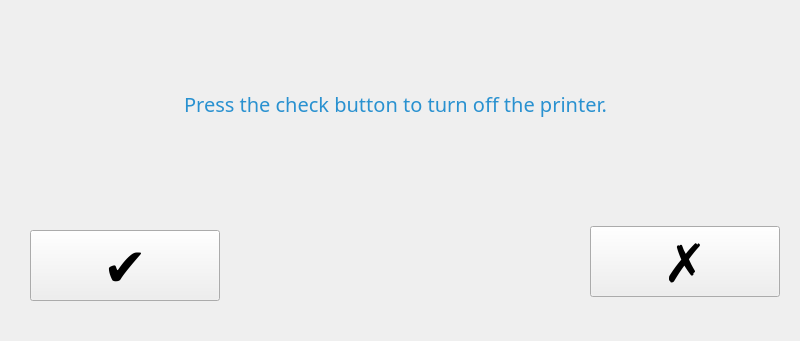
   <widget class="QWidget" name="quit_widget" native="true">
    <property name="geometry">
     <rect>
      <x>3200</x>
      <y>140</y>
      <width>800</width>
      <height>341</height>
     </rect>
    </property>
    <widget class="QPushButton" name="quit_menu_yes_btn">
     <property name="geometry">
      <rect>
       <x>30</x>
       <y>230</y>
       <width>190</width>
       <height>71</height>
      </rect>
     </property>
     <property name="font">
      <font>
       <family>Proxima Nova</family>
       <pointsize>40</pointsize>
      </font>
     </property>
     <property name="focusPolicy">
      <enum>Qt::NoFocus</enum>
     </property>
     <property name="styleSheet">
      <string notr="true">#yesBtn{
border-radius: 10px;
background-color: rgb(41, 145, 208);
color: rgb(245, 245, 245);
}

#yesBtn:pressed{
background-color: rgb(141, 198, 63);
}</string>
     </property>
     <property name="text">
      <string>✔</string>
     </property>
     <property name="iconSize">
      <size>
       <width>50</width>
       <height>50</height>
      </size>
     </property>
    </widget>
    <widget class="QPushButton" name="quit_menu_no_btn">
     <property name="geometry">
      <rect>
       <x>590</x>
       <y>226</y>
       <width>190</width>
       <height>71</height>
      </rect>
     </property>
     <property name="font">
      <font>
       <family>Proxima Nova</family>
       <pointsize>40</pointsize>
      </font>
     </property>
     <property name="focusPolicy">
      <enum>Qt::NoFocus</enum>
     </property>
     <property name="styleSheet">
      <string notr="true">#noBtn{
border-radius: 10px;
background-color: rgb(41, 145, 208);
color: rgb(245, 245, 245);
}

#noBtn:pressed{
background-color: rgb(141, 198, 63);
}</string>
     </property>
     <property name="text">
      <string>✗</string>
     </property>
     <property name="iconSize">
      <size>
       <width>50</width>
       <height>50</height>
      </size>
     </property>
    </widget>
    <widget class="QLabel" name="quit_menu_lbl">
     <property name="geometry">
      <rect>
       <x>100</x>
       <y>90</y>
       <width>591</width>
       <height>111</height>
      </rect>
     </property>
     <property name="font">
      <font>
       <family>Proxima Nova</family>
       <pointsize>15</pointsize>
      </font>
     </property>
     <property name="styleSheet">
      <string notr="true">color: rgb(41, 145, 208);</string>
     </property>
     <property name="text">
      <string>Press the check button to turn off the printer.</string>
     </property>
     <property name="alignment">
      <set>Qt::AlignHCenter|Qt::AlignTop</set>
     </property>
    </widget>
   </widget>
